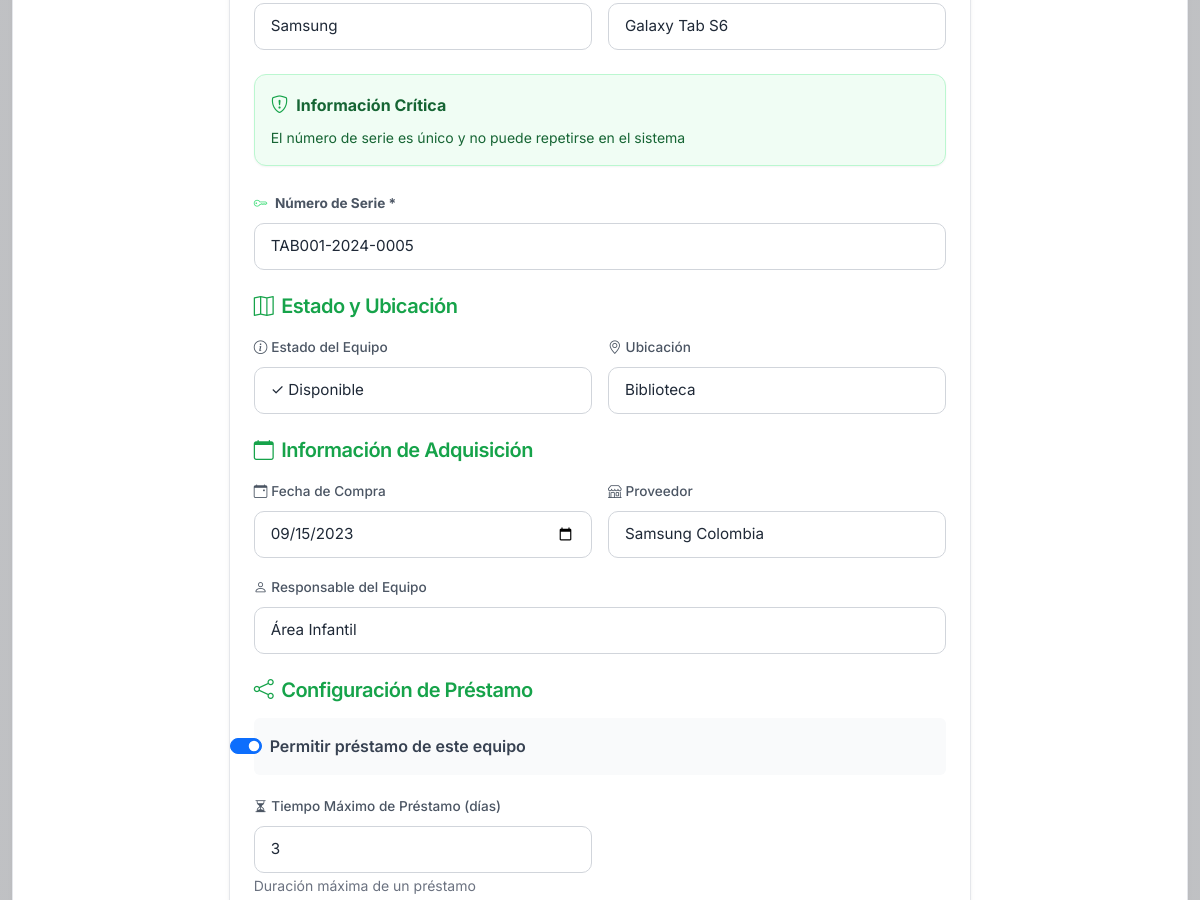
The page /equipos/5/editar (signed in, middle part) on the database as committed earlier.
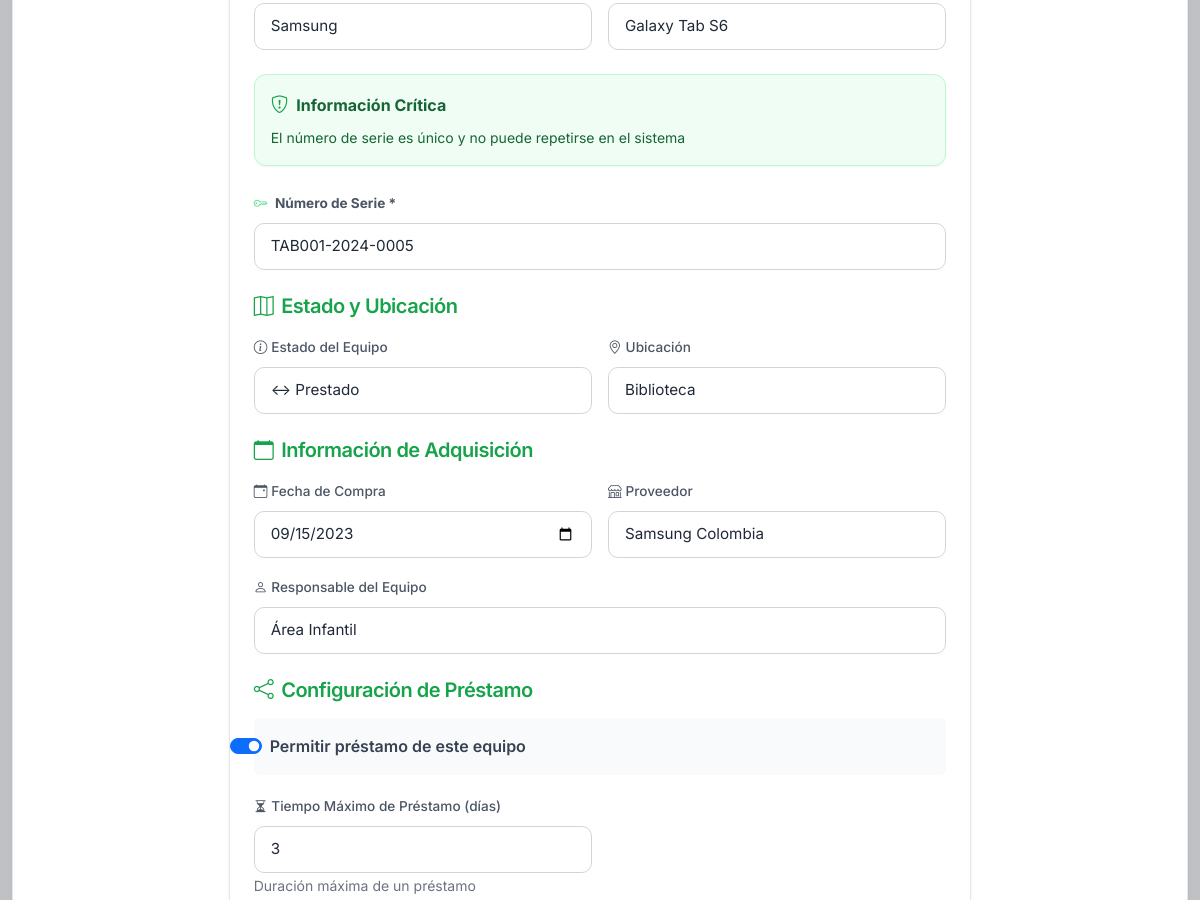
The same page on the database as committed later.
### app/models/equipos.py (models this page shows, shortened)
class Equipo(db.Model):
    __tablename__ = 'equipos'
    id_equipo           = db.Column(db.Integer, primary_key=True)
    nombre              = db.Column(db.String(150), nullable=False)
    tipo_equipo         = db.Column(db.String(50), nullable=False)  # Laptop, monitor, teclado, herramienta, etc.
    marca               = db.Column(db.String(100))
    modelo              = db.Column(db.String(100))
    numero_serie        = db.Column(db.String(100), unique=True, nullable=False)
    estado              = db.Column(db.Enum('disponible', 'prestado', 'mantenimiento', 'dañado'), default='disponible')
    ubicacion           = db.Column(db.String(150))  # Biblioteca, Almacén, Aula X, etc.
    fecha_registro      = db.Column(db.DateTime, default=lambda: datetime.now(timezone.utc))
    fecha_compra        = db.Column(db.Date)
    proveedor           = db.Column(db.String(150))
    responsable         = db.Column(db.String(150))  # Persona o área responsable
    disponible_prestamo = db.Column(db.Boolean, default=True)  # ¿Disponible para préstamo?
    tiempo_max_prestamo = db.Column(db.Integer)  # Tiempo máximo de préstamo en días
    descripcion         = db.Column(db.Text)  # Descripción adicional

### app/routes/equipos.py (the view, shortened to what this page needs)
@bp.route('/<int:id_equipo>/editar', methods=['GET', 'POST'])
@login_required
@admin_required
def editar_equipo(id_equipo):
    equipo = Equipo.query.get_or_404(id_equipo)
    return render_template('equipos/form.html',
                          errors=[],
                          equipo=equipo,
                          accion='editar')

### app/models/usuarios.py (called while the page is built)
    def nombre_completo(self):
        return f'{self.nombres} {self.apellidos}'

### app/routes/equipos.py (called while the page is built)
def admin_required(f):
    @wraps(f)
    def decorated_function(*args, **kwargs):
        if not current_user.is_authenticated or current_user.rol != 'administrador':
            flash('No tienes permisos para acceder a esta sección. Solo administrador.', 'danger')
            return redirect(url_for('auth.dashboard'))
        return f(*args, **kwargs)
    return decorated_function

### run.py (called while the page is built)
@app.teardown_appcontext
def shutdown_session(exception=None):
    if exception is None:
        db.session.commit()
    db.session.remove()

### app/templates/equipos/form.html (shortened to what this page needs)
{% extends "base.html" %}
{% block content %}
<div class="row justify-content-center">
  <div class="col-lg-8">
    <div class="card-sena">
      <div class="card-sena-body">
        <form method="POST">
          <div class="mb-4">
            <div class="row g-3">
              <div class="col-md-6">
                <input type="text" name="marca" id="marca" class="form-control"
                       value="{{ equipo.marca if equipo else '' }}"
                       placeholder="Lenovo, Dell, HP...">
              </div>
              <div class="col-md-6">
                <input type="text" name="modelo" id="modelo" class="form-control"
                       value="{{ equipo.modelo if equipo else '' }}"
                       placeholder="ThinkPad E15, XPS 13...">
              </div>
            </div>
          </div>
          <div class="alert alert-info alert-sena mb-4">
            <strong>
              <i class="bi bi-shield-exclamation me-2"></i>Información Crítica
            </strong>
            <p class="mb-0 small mt-2">El número de serie es único y no puede repetirse en el sistema</p>
          </div>
          <div class="row g-3 mb-4">
            <div class="col-12">
              <label for="numero_serie" class="form-label">
                <i class="bi bi-key me-1" style="color: var(--sena-accent);"></i>
                <strong>Número de Serie *</strong>
              </label>
              <input type="text" name="numero_serie" id="numero_serie" class="form-control form-control-lg"
                     value="{{ equipo.numero_serie if equipo else '' }}"
                     placeholder="ABC123456" required>
            </div>
          </div>
          <div class="mb-4">
            <h5 class="text-primary-sena mb-3">
              <i class="bi bi-map me-2"></i>Estado y Ubicación
            </h5>
            <div class="row g-3">
              <div class="col-md-6">
                <label for="estado" class="form-label">
                  <i class="bi bi-info-circle me-1"></i>Estado del Equipo
                </label>
                <select name="estado" id="estado" class="form-select">
                  <option value="disponible" {% if equipo and equipo.estado == 'disponible' %}selected{% elif not equipo %}selected{% endif %}>
                    ✓ Disponible
                  </option>
                  <option value="prestado" {% if equipo and equipo.estado == 'prestado' %}selected{% endif %}>
                    ↔ Prestado
                  </option>
                </select>
              </div>
              <div class="col-md-6">
                <label for="ubicacion" class="form-label">
                  <i class="bi bi-geo-alt me-1"></i>Ubicación
                </label>
                <input type="text" name="ubicacion" id="ubicacion" class="form-control"
                       value="{{ equipo.ubicacion if equipo else '' }}"
                       placeholder="Biblioteca, Almacén, Aula...">
              </div>
            </div>
          </div>
          <div class="mb-4">
            <h5 class="text-primary-sena mb-3">
              <i class="bi bi-calendar me-2"></i>Información de Adquisición
            </h5>
            <div class="row g-3">
              <div class="col-md-6">
                <label for="fecha_compra" class="form-label">
                  <i class="bi bi-calendar-event me-1"></i>Fecha de Compra
                </label>
                <input type="date" name="fecha_compra" id="fecha_compra" class="form-control"
                       value="{% if equipo and equipo.fecha_compra %}{{ equipo.fecha_compra.isoformat() }}{% endif %}">
              </div>
              <div class="col-md-6">
                <label for="proveedor" class="form-label">
                  <i class="bi bi-shop me-1"></i>Proveedor
                </label>
                <input type="text" name="proveedor" id="proveedor" class="form-control"
                       value="{{ equipo.proveedor if equipo else '' }}"
                       placeholder="Distribuidor o proveedor">
              </div>
              <div class="col-12">
                <label for="responsable" class="form-label">
                  <i class="bi bi-person me-1"></i>Responsable del Equipo
                </label>
                <input type="text" name="responsable" id="responsable" class="form-control"
                       value="{{ equipo.responsable if equipo else '' }}"
                       placeholder="Persona o área responsable del mantenimiento">
              </div>
            </div>
          </div>
          <div class="mb-4">
            <h5 class="text-primary-sena mb-3">
              <i class="bi bi-share me-2"></i>Configuración de Préstamo
            </h5>
            <div class="row g-3">
              <div class="col-12">
                <div class="form-check form-switch p-3" style="background-color: var(--sena-light); border-radius: 0.375rem;">
                  <input class="form-check-input" type="checkbox" name="disponible_prestamo"
                         id="disponible_prestamo" {% if not equipo or equipo.disponible_prestamo %}checked{% endif %}>
                  <label class="form-check-label fw-semibold" for="disponible_prestamo">
                    Permitir préstamo de este equipo
                  </label>
                </div>
              </div>
              <div class="col-md-6">
                <label for="tiempo_max_prestamo" class="form-label">
                  <i class="bi bi-hourglass-split me-1"></i>Tiempo Máximo de Préstamo (días)
                </label>
                <input type="number" name="tiempo_max_prestamo" id="tiempo_max_prestamo"
                       class="form-control" min="1" max="365"
                       value="{{ equipo.tiempo_max_prestamo if equipo else '7' }}"
                       placeholder="7">
                <small class="form-text text-muted">Duración máxima de un préstamo</small>
              </div>
            </div>
          </div>
        </form>
      </div>
    </div>
  </div>
</div>
{% endblock %}

### app/templates/base.html (shortened to what this page needs)
<!DOCTYPE html>
<html lang="es">
<head>
    <link rel="stylesheet" href="https://cdn.jsdelivr.net/npm/bootstrap@5.3.3/dist/css/bootstrap.min.css">
    <link rel="stylesheet" href="https://cdn.jsdelivr.net/npm/bootstrap-icons@1.12.1/font/bootstrap-icons.min.css">
    <link rel="stylesheet" href="{{ url_for('static', filename='sena-style.css') }}">
</head>
<body>
    <main class="py-4">
        <div class="container-sena">
            <div class="row justify-content-center">
                <div class="col-lg-12">
                    <div class="card-sena">
                        <div class="card-sena-body">
                            {% block content %}{% endblock %}
                        </div>
                    </div>
                </div>
            </div>
        </div>
    </main>
</body>
</html>

### app/static/sena-style.css (style rules this page uses)
:root { --mint-50: #f0fdf4; --mint-100: #dcfce7; --mint-200: #bbf7d0; --mint-300: #86efac; --mint-400: #4ade80; --mint-500: #22c55e; --mint-600: #16a34a; --mint-700: #15803d; --mint-800: #166534; --mint-900: #14532d; --neutral-0: #ffffff; --neutral-50: #f9fafb; --neutral-100: #f3f4f6; --neutral-200: #e5e7eb; --neutral-300: #d1d5db; --neutral-400: #9ca3af; --neutral-500: #6b7280; --neutral-600: #4b5563; --neutral-700: #374151; --neutral-800: #1f2937; --neutral-900: #111827; --neutral-950: #030712; --shadow-glow: 0 0 15px rgba(34, 197, 94, 0.2); --shadow-sm: 0 1px 2px 0 rgba(0, 0, 0, 0.05); --shadow-card: 0 4px 6px -1px rgba(0, 0, 0, 0.05), 0 2px 4px -1px rgba(0, 0, 0, 0.03); --shadow-lg: 0 10px 15px -3px rgba(0, 0, 0, 0.08), 0 4px 6px -2px rgba(0, 0, 0, 0.04); --sena-green: var(--mint-500); --sena-green-dark: var(--mint-700); --sena-green-light: var(--mint-50); --sena-orange: var(--mint-400); --sena-orange-dark: var(--mint-600); --sena-error: #ef4444; --sena-error-bg: #fef2f2; --sena-warning: #f59e0b; --sena-warning-bg: #fffbeb; --sena-info: #3b82f6; --sena-dark: var(--neutral-800); --sena-gray: var(--neutral-500); --sena-light: var(--neutral-50); --sena-white: var(--neutral-0); --sena-border: var(--neutral-200); --sofia-primary: var(--mint-500); --sofia-secondary: var(--mint-400); --sofia-accent: var(--mint-600); --sofia-dark: var(--neutral-800); --sofia-light: var(--neutral-0); --sena-primary: var(--mint-500); --sena-accent: var(--mint-400); --bg-primary-sena: var(--mint-500); --text-primary-sena: var(--mint-600); }
body { font-family: 'Inter', -apple-system, BlinkMacSystemFont, sans-serif; background-color: var(--neutral-50); background-image: linear-gradient(rgba(255, 255, 255, 0.75), rgba(255, 255, 255, 0.75)), url('/static/img/fondo-biblioteca.jpg'); background-size: cover; background-position: center; background-repeat: no-repeat; background-attachment: fixed; color: var(--neutral-700); line-height: 1.6; min-height: 100vh; }
h1, h2, h3, h4, h5, h6 { font-weight: 600; color: var(--neutral-800); letter-spacing: -0.025em; }
.card-sena { background: var(--neutral-0); border: 1px solid var(--neutral-200); border-radius: 16px; box-shadow: var(--shadow-card); margin-bottom: 2rem; overflow: hidden; animation: slideInUp 0.6s cubic-bezier(0.16, 1, 0.3, 1); transition: transform 0.3s ease, box-shadow 0.3s ease; }
.card-sena-body { padding: 1.5rem; }
.alert { border-radius: 12px; box-shadow: var(--shadow-sm); border: 1px solid var(--neutral-200); animation: slideInUp 0.3s ease-out; }
.alert-sena, .alert-success { background: var(--mint-50); border-color: var(--mint-200); color: var(--mint-800); }
.alert-sena .bi, .alert-success .bi { color: var(--mint-600); font-size: 1.1em; }
.form-label { font-weight: 500; color: var(--neutral-600); font-size: 0.85rem; }
.form-control, .form-select { background: var(--neutral-0); border: 1px solid var(--neutral-300); border-radius: 10px; padding: 0.7rem 1rem; font-size: 0.95rem; color: var(--neutral-800); transition: all 0.2s ease; }
.form-control::placeholder { color: var(--neutral-400); }
.container-sena { width: 100%; padding-right: var(--bs-gutter-x, .75rem); padding-left: var(--bs-gutter-x, .75rem); margin-right: auto; margin-left: auto; max-width: 1200px; }
.text-muted { color: var(--neutral-500) !important; }
.text-primary-sena { color: var(--mint-600) !important; }

### app/templates/base.html (style rules this page uses)
html, body { height: 100%; }
body { display: flex; flex-direction: column; background-color: var(--neutral-950); }
main { flex: 1; }

Rows that differ between the two databases and show on the page:
changed Equipo "Samsung": estado "✓ Disponible" → "↔ Prestado"
